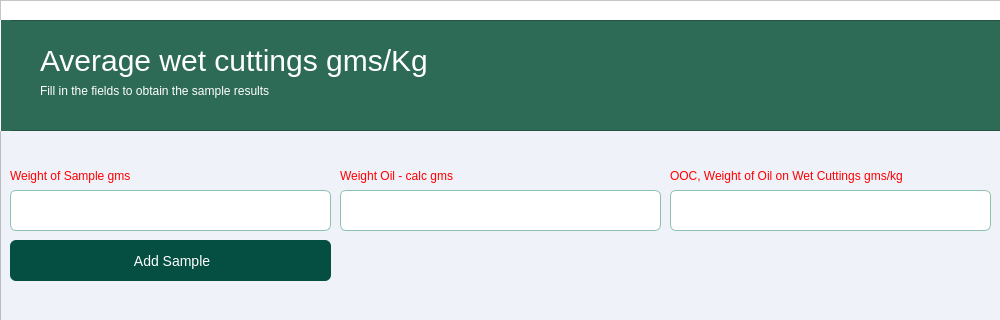
<?xml version="1.0" encoding="UTF-8"?>
<ui version="4.0">
 <class>MainWindow</class>
 <widget class="QMainWindow" name="MainWindow">
  <property name="geometry">
   <rect>
    <x>0</x>
    <y>0</y>
    <width>1000</width>
    <height>320</height>
   </rect>
  </property>
  <property name="minimumSize">
   <size>
    <width>1000</width>
    <height>320</height>
   </size>
  </property>
  <property name="maximumSize">
   <size>
    <width>1000</width>
    <height>320</height>
   </size>
  </property>
  <property name="windowTitle">
   <string>Dashboard</string>
  </property>
  <widget class="QWidget" name="centralwidget">
   <widget class="QFrame" name="frame">
    <property name="geometry">
     <rect>
      <x>0</x>
      <y>0</y>
      <width>1171</width>
      <height>861</height>
     </rect>
    </property>
    <property name="sizePolicy">
     <sizepolicy hsizetype="Fixed" vsizetype="Preferred">
      <horstretch>0</horstretch>
      <verstretch>0</verstretch>
     </sizepolicy>
    </property>
    <property name="minimumSize">
     <size>
      <width>1151</width>
      <height>861</height>
     </size>
    </property>
    <property name="maximumSize">
     <size>
      <width>16777215</width>
      <height>861</height>
     </size>
    </property>
    <property name="font">
     <font>
      <pointsize>20</pointsize>
     </font>
    </property>
    <property name="autoFillBackground">
     <bool>false</bool>
    </property>
    <property name="styleSheet">
     <string notr="true">background-color:#eff2f9;

</string>
    </property>
    <property name="frameShape">
     <enum>QFrame::StyledPanel</enum>
    </property>
    <property name="frameShadow">
     <enum>QFrame::Raised</enum>
    </property>
    <widget class="QFrame" name="frame_2">
     <property name="geometry">
      <rect>
       <x>0</x>
       <y>0</y>
       <width>1151</width>
       <height>51</height>
      </rect>
     </property>
     <property name="styleSheet">
      <string notr="true">background-color:#fff</string>
     </property>
     <property name="frameShape">
      <enum>QFrame::StyledPanel</enum>
     </property>
     <property name="frameShadow">
      <enum>QFrame::Raised</enum>
     </property>
     <widget class="QPushButton" name="img_user_logado">
      <property name="geometry">
       <rect>
        <x>980</x>
        <y>10</y>
        <width>31</width>
        <height>31</height>
       </rect>
      </property>
      <property name="styleSheet">
       <string notr="true">background-color: #fff;
border-radius:30px;
width:30px;
height:30px;</string>
      </property>
      <property name="text">
       <string/>
      </property>
      <property name="icon">
       <iconset>
        <normaloff>user_dark.svg</normaloff>user_dark.svg</iconset>
      </property>
      <property name="iconSize">
       <size>
        <width>25</width>
        <height>25</height>
       </size>
      </property>
     </widget>
    </widget>
    <widget class="QFrame" name="frame_3">
     <property name="geometry">
      <rect>
       <x>0</x>
       <y>20</y>
       <width>1151</width>
       <height>111</height>
      </rect>
     </property>
     <property name="styleSheet">
      <string notr="true">background-color:#2d6b56;</string>
     </property>
     <property name="frameShape">
      <enum>QFrame::StyledPanel</enum>
     </property>
     <property name="frameShadow">
      <enum>QFrame::Raised</enum>
     </property>
     <widget class="QLabel" name="lbl_form_tittle">
      <property name="geometry">
       <rect>
        <x>40</x>
        <y>20</y>
        <width>391</width>
        <height>41</height>
       </rect>
      </property>
      <property name="styleSheet">
       <string notr="true">font-size: 30px;
color:#fff;</string>
      </property>
      <property name="text">
       <string>Average wet cuttings gms/Kg</string>
      </property>
     </widget>
     <widget class="Line" name="line">
      <property name="geometry">
       <rect>
        <x>-10</x>
        <y>0</y>
        <width>21</width>
        <height>151</height>
       </rect>
      </property>
      <property name="styleSheet">
       <string notr="true">color: rgb(255, 255, 255);
border-color: rgb(255, 255, 255);</string>
      </property>
      <property name="frameShadow">
       <enum>QFrame::Plain</enum>
      </property>
      <property name="orientation">
       <enum>Qt::Vertical</enum>
      </property>
     </widget>
     <widget class="QLabel" name="lbl_form_text">
      <property name="geometry">
       <rect>
        <x>40</x>
        <y>60</y>
        <width>391</width>
        <height>21</height>
       </rect>
      </property>
      <property name="styleSheet">
       <string notr="true">color: rgb(255, 255, 255);
font: 9pt &quot;MS Shell Dlg 2&quot;;</string>
      </property>
      <property name="text">
       <string>Fill in the fields to obtain the sample results</string>
      </property>
     </widget>
    </widget>
    <widget class="QFrame" name="frame_9">
     <property name="geometry">
      <rect>
       <x>-1</x>
       <y>830</y>
       <width>1151</width>
       <height>31</height>
      </rect>
     </property>
     <property name="styleSheet">
      <string notr="true">background-color:#2d6b56;</string>
     </property>
     <property name="frameShape">
      <enum>QFrame::StyledPanel</enum>
     </property>
     <property name="frameShadow">
      <enum>QFrame::Raised</enum>
     </property>
    </widget>
    <widget class="Line" name="line_2">
     <property name="geometry">
      <rect>
       <x>-40</x>
       <y>750</y>
       <width>41</width>
       <height>151</height>
      </rect>
     </property>
     <property name="styleSheet">
      <string notr="true">color: rgb(255, 255, 255);
border-color: rgb(255, 255, 255);</string>
     </property>
     <property name="frameShadow">
      <enum>QFrame::Plain</enum>
     </property>
     <property name="orientation">
      <enum>Qt::Vertical</enum>
     </property>
    </widget>
    <widget class="QLabel" name="lbl_wsg">
     <property name="geometry">
      <rect>
       <x>10</x>
       <y>160</y>
       <width>161</width>
       <height>31</height>
      </rect>
     </property>
     <property name="font">
      <font>
       <pointsize>9</pointsize>
      </font>
     </property>
     <property name="styleSheet">
      <string notr="true">color: red;</string>
     </property>
     <property name="text">
      <string>Weight of Sample gms</string>
     </property>
    </widget>
    <widget class="QLineEdit" name="txt_wsg">
     <property name="geometry">
      <rect>
       <x>10</x>
       <y>190</y>
       <width>321</width>
       <height>41</height>
      </rect>
     </property>
     <property name="styleSheet">
      <string notr="true">QLineEdit{


background-color:#fff;
border: 1px solid #8ec0af;
border-radius: 6px
}</string>
     </property>
     <property name="placeholderText">
      <string/>
     </property>
    </widget>
    <widget class="QLineEdit" name="txt_wocg">
     <property name="geometry">
      <rect>
       <x>340</x>
       <y>190</y>
       <width>321</width>
       <height>41</height>
      </rect>
     </property>
     <property name="styleSheet">
      <string notr="true">QLineEdit{


background-color:#fff;
border: 1px solid #8ec0af;
border-radius: 6px
}</string>
     </property>
     <property name="placeholderText">
      <string/>
     </property>
    </widget>
    <widget class="QLabel" name="lbl_wocg">
     <property name="geometry">
      <rect>
       <x>340</x>
       <y>160</y>
       <width>141</width>
       <height>31</height>
      </rect>
     </property>
     <property name="font">
      <font>
       <pointsize>9</pointsize>
      </font>
     </property>
     <property name="styleSheet">
      <string notr="true">color: red;</string>
     </property>
     <property name="text">
      <string>Weight Oil - calc gms</string>
     </property>
    </widget>
    <widget class="QPushButton" name="btn_add_average_dry_cutting">
     <property name="geometry">
      <rect>
       <x>10</x>
       <y>240</y>
       <width>321</width>
       <height>41</height>
      </rect>
     </property>
     <property name="styleSheet">
      <string notr="true">

QPushButton#btn_add_average_dry_cutting{

border:none;
background-color:#044e42;
color:white;
font-size:14px;
border-radius: 6px;
transition: background-color 0.5s ease;
padding:10px;
text-align:rigth;
}

QPushButton#btn_add_average_dry_cutting:hover{
 background-color: #044e42;
border-radius: 6px;
transition: background-color 0.5s ease;
padding:10px;
}

QPushButton#btn_add_average_dry_cutting:pressed {
 background-color: #044e42;
border-radius: 6px;
background-color: #033029;
padding:10px;
 }
</string>
     </property>
     <property name="text">
      <string> Add Sample</string>
     </property>
     <property name="icon">
      <iconset>
       <normaloff>../../img/check-solid.svg</normaloff>../../img/check-solid.svg</iconset>
     </property>
    </widget>
    <widget class="QLabel" name="lbl_wocg_2">
     <property name="geometry">
      <rect>
       <x>670</x>
       <y>160</y>
       <width>291</width>
       <height>31</height>
      </rect>
     </property>
     <property name="font">
      <font>
       <pointsize>9</pointsize>
      </font>
     </property>
     <property name="styleSheet">
      <string notr="true">color: red;</string>
     </property>
     <property name="text">
      <string>OOC, Weight of Oil on Wet Cuttings gms/kg</string>
     </property>
    </widget>
    <widget class="QLineEdit" name="txt_wocg_2">
     <property name="geometry">
      <rect>
       <x>670</x>
       <y>190</y>
       <width>321</width>
       <height>41</height>
      </rect>
     </property>
     <property name="styleSheet">
      <string notr="true">QLineEdit{


background-color:#fff;
border: 1px solid #8ec0af;
border-radius: 6px
}</string>
     </property>
     <property name="placeholderText">
      <string/>
     </property>
    </widget>
    <zorder>lbl_wocg</zorder>
    <zorder>lbl_wsg</zorder>
    <zorder>frame_2</zorder>
    <zorder>frame_3</zorder>
    <zorder>frame_9</zorder>
    <zorder>line_2</zorder>
    <zorder>txt_wsg</zorder>
    <zorder>txt_wocg</zorder>
    <zorder>btn_add_average_dry_cutting</zorder>
    <zorder>lbl_wocg_2</zorder>
    <zorder>txt_wocg_2</zorder>
   </widget>
  </widget>
  <widget class="QMenuBar" name="menubar">
   <property name="geometry">
    <rect>
     <x>0</x>
     <y>0</y>
     <width>1000</width>
     <height>26</height>
    </rect>
   </property>
  </widget>
 </widget>
 <resources/>
 <connections/>
 <designerdata>
  <property name="gridDeltaX">
   <number>10</number>
  </property>
  <property name="gridDeltaY">
   <number>10</number>
  </property>
  <property name="gridSnapX">
   <bool>true</bool>
  </property>
  <property name="gridSnapY">
   <bool>true</bool>
  </property>
  <property name="gridVisible">
   <bool>true</bool>
  </property>
 </designerdata>
</ui>
